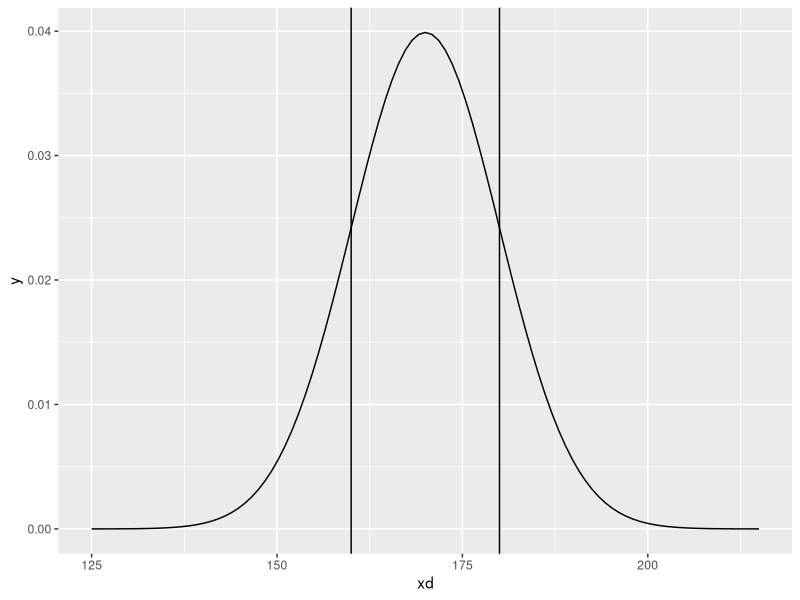
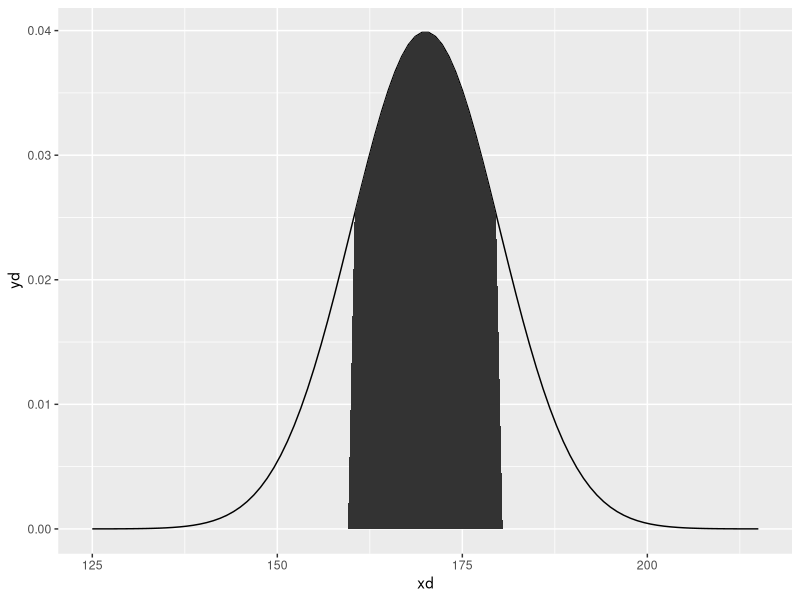

Source code (R) for these figures, in order:
library(tidyverse)
tibble(xd=seq(125, 215, length=100)) %>%
  ggplot(aes(xd))+stat_function(fun=dnorm, args=c(mean=170, sd=10)) + 
  geom_vline(xintercept=160)+geom_vline(xintercept=180)


tibble(xd=seq(125, 215, length=100)) %>%
  mutate(yd=dnorm(xd, mean=170, sd=10)) %>%
  ggplot(aes(xd, yd))+geom_line() + geom_area(aes(y=ifelse(xd>=160 & xd<=180, yd, 0))) 
  